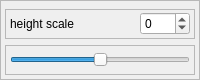
                              <widget class="QFrame" name="frame_9">
                               <property name="maximumSize">
                                <size>
                                 <width>16777215</width>
                                 <height>80</height>
                                </size>
                               </property>
                               <property name="frameShape">
                                <enum>QFrame::StyledPanel</enum>
                               </property>
                               <property name="frameShadow">
                                <enum>QFrame::Raised</enum>
                               </property>
                               <layout class="QVBoxLayout" name="verticalLayout_12">
                                <property name="leftMargin">
                                 <number>4</number>
                                </property>
                                <property name="topMargin">
                                 <number>8</number>
                                </property>
                                <property name="rightMargin">
                                 <number>4</number>
                                </property>
                                <property name="bottomMargin">
                                 <number>4</number>
                                </property>
                                <item>
                                 <widget class="QFrame" name="frame_17">
                                  <property name="minimumSize">
                                   <size>
                                    <width>0</width>
                                    <height>0</height>
                                   </size>
                                  </property>
                                  <property name="maximumSize">
                                   <size>
                                    <width>16777215</width>
                                    <height>30</height>
                                   </size>
                                  </property>
                                  <property name="frameShape">
                                   <enum>QFrame::StyledPanel</enum>
                                  </property>
                                  <property name="frameShadow">
                                   <enum>QFrame::Raised</enum>
                                  </property>
                                  <layout class="QHBoxLayout" name="horizontalLayout_13">
                                   <property name="leftMargin">
                                    <number>4</number>
                                   </property>
                                   <property name="topMargin">
                                    <number>1</number>
                                   </property>
                                   <property name="rightMargin">
                                    <number>4</number>
                                   </property>
                                   <property name="bottomMargin">
                                    <number>1</number>
                                   </property>
                                   <item>
                                    <widget class="QLabel" name="label_16">
                                     <property name="text">
                                      <string>height scale</string>
                                     </property>
                                    </widget>
                                   </item>
                                   <item>
                                    <widget class="QSpinBox" name="imgHeightSpinbox">
                                     <property name="maximumSize">
                                      <size>
                                       <width>50</width>
                                       <height>16777215</height>
                                      </size>
                                     </property>
                                     <property name="minimum">
                                      <number>-100</number>
                                     </property>
                                     <property name="maximum">
                                      <number>100</number>
                                     </property>
                                    </widget>
                                   </item>
                                  </layout>
                                 </widget>
                                </item>
                                <item>
                                 <widget class="QFrame" name="frame_18">
                                  <property name="minimumSize">
                                   <size>
                                    <width>0</width>
                                    <height>0</height>
                                   </size>
                                  </property>
                                  <property name="maximumSize">
                                   <size>
                                    <width>16777215</width>
                                    <height>30</height>
                                   </size>
                                  </property>
                                  <property name="frameShape">
                                   <enum>QFrame::StyledPanel</enum>
                                  </property>
                                  <property name="frameShadow">
                                   <enum>QFrame::Raised</enum>
                                  </property>
                                  <layout class="QHBoxLayout" name="horizontalLayout_17">
                                   <property name="leftMargin">
                                    <number>4</number>
                                   </property>
                                   <property name="topMargin">
                                    <number>1</number>
                                   </property>
                                   <property name="rightMargin">
                                    <number>4</number>
                                   </property>
                                   <property name="bottomMargin">
                                    <number>1</number>
                                   </property>
                                   <item>
                                    <widget class="QSlider" name="imgHSlider">
                                     <property name="minimumSize">
                                      <size>
                                       <width>50</width>
                                       <height>0</height>
                                      </size>
                                     </property>
                                     <property name="minimum">
                                      <number>-100</number>
                                     </property>
                                     <property name="maximum">
                                      <number>100</number>
                                     </property>
                                     <property name="singleStep">
                                      <number>1</number>
                                     </property>
                                     <property name="orientation">
                                      <enum>Qt::Horizontal</enum>
                                     </property>
                                    </widget>
                                   </item>
                                  </layout>
                                 </widget>
                                </item>
                               </layout>
                              </widget>
